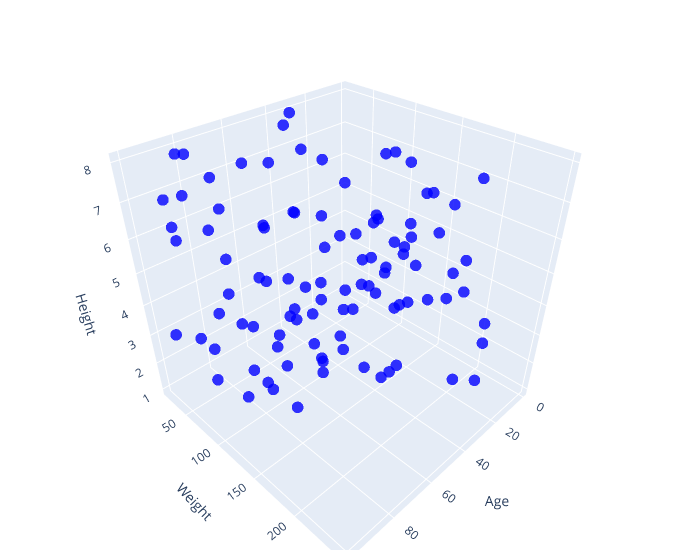

Notebook code cell kept with this figure:
### Code cell
# Create a 3D scatter plot
fig = go.Figure(data=[go.Scatter3d(
    x=sample.Age,
    y=sample.Weight,
    z=sample.Height,
    mode='markers',
    marker=dict(
        size=4,
        color='blue',               
        opacity=0.8
    )
)])

# Set axes labels and title
fig.update_layout(scene=dict(
                    xaxis_title='Age',
                    yaxis_title='Weight',
                    zaxis_title='Height'),
                    width=700,
                    margin=dict(r=20, b=10, l=10, t=30))

fig.show()

### Figure 1 — Plotly figure (JSON) as saved in the notebook; plotly's stock layout.template omitted (floating-point values rounded to 4 significant figures)
{"data": [{"marker": {"color": "blue", "opacity": 0.8, "size": 4}, "mode": "markers", "type": "scatter3d", "x": [30, 83, 80, 79, 58, 28, 59, 36, 34, 40, 80, 99, 47, 26, 24, 7, 16, 26, 23, 81, 56, 35, 27, 61, 42, 1, 8, 28, 29, 65, 49, 100, 51, 36, 7, 33, 23, 96, 68, 10, 31, 79, 28, 14, 63, 43, 92, 85, 72, 50, 47, 19, 96, 4, 58, 35, 50, 92, 86, 10, 21, 54, 66, 70, 63, 80, 84, 26, 88, 98, 24, 36, 84, 80, 74, 96, 74, 82, 33, 88, 55, 87, 2, 32, 88, 71, 48, 71, 99, 24, 69, 68, 47, 65, 89, 11, 58, 66, 26, 16], "y": [124, 37, 45, 198, 71, 47, 131, 132, 22, 65, 114, 84, 29, 168, 180, 79, 47, 195, 196, 181, 118, 147, 48, 58, 170, 20, 115, 216, 221, 107, 23, 95, 169, 248, 97, 23, 232, 105, 221, 121, 33, 104, 75, 134, 73, 44, 41, 32, 67, 72, 243, 61, 28, 163, 208, 128, 142, 32, 128, 56, 138, 118, 125, 216, 223, 144, 92, 154, 20, 129, 124, 144, 39, 200, 237, 143, 81, 34, 25, 234, 114, 91, 206, 220, 199, 24, 35, 120, 219, 171, 112, 21, 150, 74, 106, 136, 199, 186, 178, 92], "z": [6, 8, 6, 6, 1, 2, 6, 5, 1, 1, 2, 4, 1, 7, 6, 2, 4, 7, 5, 4, 2, 1, 5, 4, 2, 1, 4, 2, 8, 4, 5, 8, 7, 3, 7, 5, 4, 5, 6, 7, 7, 2, 1, 5, 2, 8, 6, 8, 3, 6, 6, 6, 3, 3, 7, 4, 4, 7, 6, 4, 3, 8, 5, 7, 6, 6, 4, 6, 6, 6, 4, 8, 1, 5, 5, 4, 8, 2, 8, 8, 2, 6, 2, 6, 7, 7, 7, 1, 7, 7, 4, 6, 2, 6, 2, 4, 7, 6, 4, 5]}], "layout": {"margin": {"b": 10, "l": 10, "r": 20, "t": 30}, "scene": {"xaxis": {"title": {"text": "Age"}}, "yaxis": {"title": {"text": "Weight"}}, "zaxis": {"title": {"text": "Height"}}}, "width": 700}}
